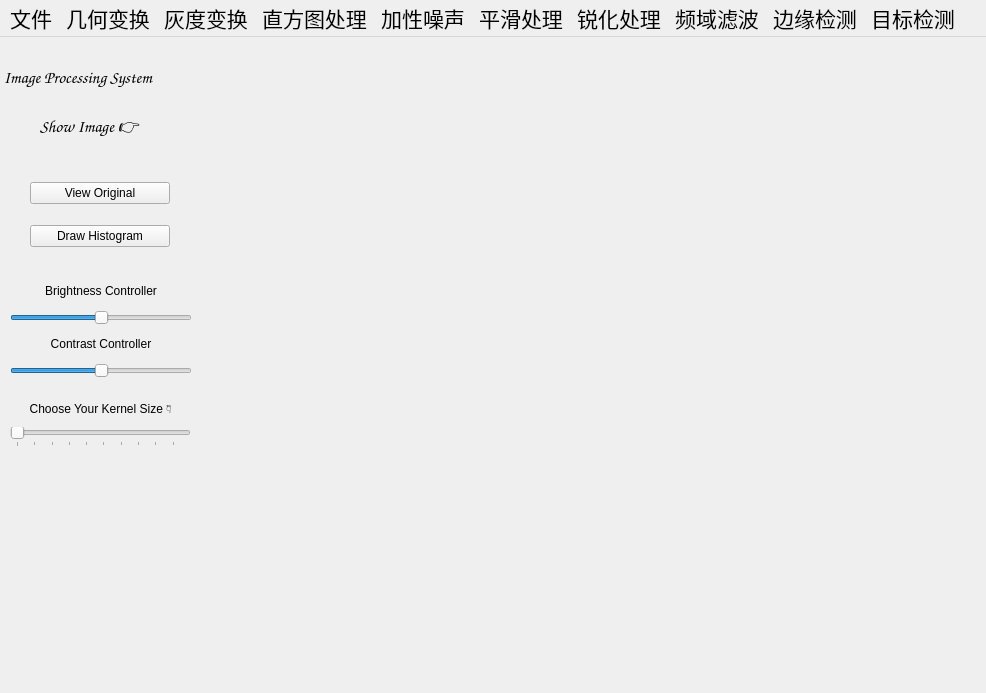
<?xml version="1.0" encoding="UTF-8"?>
<ui version="4.0">
 <class>MainWindow</class>
 <widget class="QMainWindow" name="MainWindow">
  <property name="geometry">
   <rect>
    <x>0</x>
    <y>0</y>
    <width>986</width>
    <height>693</height>
   </rect>
  </property>
  <property name="windowTitle">
   <string>Image Processing</string>
  </property>
  <property name="autoFillBackground">
   <bool>true</bool>
  </property>
  <widget class="QWidget" name="centralwidget">
   <widget class="QLabel" name="word1">
    <property name="geometry">
     <rect>
      <x>0</x>
      <y>20</y>
      <width>201</width>
      <height>41</height>
     </rect>
    </property>
    <property name="font">
     <font>
      <family>Zapfino</family>
      <pointsize>13</pointsize>
      <italic>true</italic>
     </font>
    </property>
    <property name="autoFillBackground">
     <bool>false</bool>
    </property>
    <property name="text">
     <string> Image Processing System</string>
    </property>
   </widget>
   <widget class="QLabel" name="word2">
    <property name="geometry">
     <rect>
      <x>40</x>
      <y>50</y>
      <width>121</width>
      <height>81</height>
     </rect>
    </property>
    <property name="font">
     <font>
      <family>Zapfino</family>
      <pointsize>13</pointsize>
      <italic>true</italic>
     </font>
    </property>
    <property name="text">
     <string>Show Image 👉</string>
    </property>
   </widget>
   <widget class="ImageView" name="imageView">
    <property name="geometry">
     <rect>
      <x>200</x>
      <y>10</y>
      <width>780</width>
      <height>650</height>
     </rect>
    </property>
    <property name="autoFillBackground">
     <bool>true</bool>
    </property>
    <property name="styleSheet">
     <string notr="true">QGraphicsView {background:transparent}</string>
    </property>
    <property name="verticalScrollBarPolicy">
     <enum>Qt::ScrollBarAsNeeded</enum>
    </property>
    <property name="horizontalScrollBarPolicy">
     <enum>Qt::ScrollBarAsNeeded</enum>
    </property>
    <property name="sizeAdjustPolicy">
     <enum>QAbstractScrollArea::AdjustIgnored</enum>
    </property>
    <property name="dragMode">
     <enum>QGraphicsView::NoDrag</enum>
    </property>
    <property name="viewportUpdateMode">
     <enum>QGraphicsView::MinimalViewportUpdate</enum>
    </property>
   </widget>
   <widget class="QWidget" name="layoutWidget">
    <property name="geometry">
     <rect>
      <x>30</x>
      <y>130</y>
      <width>140</width>
      <height>96</height>
     </rect>
    </property>
    <layout class="QVBoxLayout" name="verticalLayout">
     <item>
      <widget class="QPushButton" name="viewOriginal">
       <property name="styleSheet">
        <string notr="true"/>
       </property>
       <property name="text">
        <string>View Original</string>
       </property>
      </widget>
     </item>
     <item>
      <widget class="QPushButton" name="drawHistogram">
       <property name="text">
        <string>Draw Histogram</string>
       </property>
      </widget>
     </item>
    </layout>
   </widget>
   <widget class="QWidget" name="layoutWidget">
    <property name="geometry">
     <rect>
      <x>10</x>
      <y>240</y>
      <width>182</width>
      <height>101</height>
     </rect>
    </property>
    <layout class="QVBoxLayout" name="verticalLayout_2">
     <item>
      <widget class="QLabel" name="brightness">
       <property name="text">
        <string>Brightness Controller</string>
       </property>
       <property name="alignment">
        <set>Qt::AlignCenter</set>
       </property>
      </widget>
     </item>
     <item>
      <widget class="QSlider" name="Cbrightness">
       <property name="minimum">
        <number>-255</number>
       </property>
       <property name="maximum">
        <number>255</number>
       </property>
       <property name="value">
        <number>0</number>
       </property>
       <property name="orientation">
        <enum>Qt::Horizontal</enum>
       </property>
      </widget>
     </item>
     <item>
      <widget class="QLabel" name="contrast">
       <property name="text">
        <string>Contrast Controller</string>
       </property>
       <property name="alignment">
        <set>Qt::AlignCenter</set>
       </property>
      </widget>
     </item>
     <item>
      <widget class="QSlider" name="Ccontrast">
       <property name="minimum">
        <number>-127</number>
       </property>
       <property name="maximum">
        <number>127</number>
       </property>
       <property name="value">
        <number>0</number>
       </property>
       <property name="orientation">
        <enum>Qt::Horizontal</enum>
       </property>
      </widget>
     </item>
    </layout>
   </widget>
   <widget class="QWidget" name="layoutWidget">
    <property name="geometry">
     <rect>
      <x>10</x>
      <y>360</y>
      <width>181</width>
      <height>50</height>
     </rect>
    </property>
    <layout class="QVBoxLayout" name="verticalLayout_3">
     <item>
      <widget class="QLabel" name="kernel_size">
       <property name="inputMethodHints">
        <set>Qt::ImhNone</set>
       </property>
       <property name="text">
        <string>Choose Your Kernel Size 👇</string>
       </property>
       <property name="alignment">
        <set>Qt::AlignCenter</set>
       </property>
       <property name="margin">
        <number>0</number>
       </property>
      </widget>
     </item>
     <item>
      <widget class="QSlider" name="slider">
       <property name="minimum">
        <number>3</number>
       </property>
       <property name="singleStep">
        <number>2</number>
       </property>
       <property name="tracking">
        <bool>true</bool>
       </property>
       <property name="orientation">
        <enum>Qt::Horizontal</enum>
       </property>
       <property name="tickPosition">
        <enum>QSlider::TicksBelow</enum>
       </property>
      </widget>
     </item>
    </layout>
   </widget>
   <zorder>layoutWidget</zorder>
   <zorder>layoutWidget</zorder>
   <zorder>word2</zorder>
   <zorder>word1</zorder>
   <zorder>imageView</zorder>
   <zorder>layoutWidget</zorder>
   <zorder>horizontalSlider</zorder>
   <zorder>label</zorder>
   <zorder>red</zorder>
   <zorder>red_slider</zorder>
   <zorder>green</zorder>
   <zorder>green_slider</zorder>
   <zorder>layoutWidget_2</zorder>
  </widget>
  <widget class="QMenuBar" name="menubar">
   <property name="geometry">
    <rect>
     <x>0</x>
     <y>0</y>
     <width>986</width>
     <height>28</height>
    </rect>
   </property>
   <property name="font">
    <font>
     <family>Kaiti SC</family>
     <pointsize>16</pointsize>
    </font>
   </property>
   <property name="tabletTracking">
    <bool>true</bool>
   </property>
   <property name="contextMenuPolicy">
    <enum>Qt::DefaultContextMenu</enum>
   </property>
   <property name="autoFillBackground">
    <bool>false</bool>
   </property>
   <property name="styleSheet">
    <string notr="true">border-image: url(:/image/images/weather.jpg)</string>
   </property>
   <property name="defaultUp">
    <bool>false</bool>
   </property>
   <property name="nativeMenuBar">
    <bool>false</bool>
   </property>
   <widget class="QMenu" name="geometry">
    <property name="mouseTracking">
     <bool>true</bool>
    </property>
    <property name="tabletTracking">
     <bool>true</bool>
    </property>
    <property name="contextMenuPolicy">
     <enum>Qt::DefaultContextMenu</enum>
    </property>
    <property name="title">
     <string>几何变换</string>
    </property>
    <addaction name="zoomIn"/>
    <addaction name="zoomOut"/>
    <addaction name="rotateL"/>
    <addaction name="rotateR"/>
    <addaction name="flipH"/>
    <addaction name="flipR"/>
   </widget>
   <widget class="QMenu" name="histogram">
    <property name="mouseTracking">
     <bool>true</bool>
    </property>
    <property name="tabletTracking">
     <bool>true</bool>
    </property>
    <property name="focusPolicy">
     <enum>Qt::ClickFocus</enum>
    </property>
    <property name="contextMenuPolicy">
     <enum>Qt::DefaultContextMenu</enum>
    </property>
    <property name="acceptDrops">
     <bool>true</bool>
    </property>
    <property name="tearOffEnabled">
     <bool>false</bool>
    </property>
    <property name="title">
     <string>直方图处理</string>
    </property>
    <property name="separatorsCollapsible">
     <bool>false</bool>
    </property>
    <addaction name="equalization"/>
    <addaction name="regulation"/>
   </widget>
   <widget class="QMenu" name="smooth">
    <property name="mouseTracking">
     <bool>true</bool>
    </property>
    <property name="tabletTracking">
     <bool>true</bool>
    </property>
    <property name="contextMenuPolicy">
     <enum>Qt::DefaultContextMenu</enum>
    </property>
    <property name="title">
     <string>平滑处理</string>
    </property>
    <addaction name="average"/>
    <addaction name="median"/>
    <addaction name="gaussian"/>
    <addaction name="bilateral"/>
   </widget>
   <widget class="QMenu" name="sharpen">
    <property name="title">
     <string>锐化处理</string>
    </property>
    <addaction name="sobel"/>
    <addaction name="robert"/>
    <addaction name="prewitt"/>
    <addaction name="laplacian"/>
    <addaction name="color"/>
   </widget>
   <widget class="QMenu" name="noise">
    <property name="title">
     <string>加性噪声</string>
    </property>
    <addaction name="gaussianN"/>
    <addaction name="impulseN"/>
    <addaction name="randomN"/>
   </widget>
   <widget class="QMenu" name="frequency">
    <property name="title">
     <string>频域滤波</string>
    </property>
    <addaction name="highpass"/>
    <addaction name="lowpass"/>
   </widget>
   <widget class="QMenu" name="file">
    <property name="mouseTracking">
     <bool>true</bool>
    </property>
    <property name="tabletTracking">
     <bool>true</bool>
    </property>
    <property name="contextMenuPolicy">
     <enum>Qt::DefaultContextMenu</enum>
    </property>
    <property name="autoFillBackground">
     <bool>false</bool>
    </property>
    <property name="tearOffEnabled">
     <bool>false</bool>
    </property>
    <property name="title">
     <string>文件</string>
    </property>
    <property name="separatorsCollapsible">
     <bool>false</bool>
    </property>
    <property name="toolTipsVisible">
     <bool>false</bool>
    </property>
    <addaction name="open"/>
    <addaction name="save"/>
    <addaction name="close"/>
    <addaction name="hide"/>
   </widget>
   <widget class="QMenu" name="edgeDetection">
    <property name="title">
     <string>边缘检测</string>
    </property>
    <addaction name="laplacianED"/>
    <addaction name="sobelED"/>
    <addaction name="cannyED"/>
   </widget>
   <widget class="QMenu" name="gray">
    <property name="enabled">
     <bool>true</bool>
    </property>
    <property name="font">
     <font>
      <family>SimSong</family>
      <pointsize>13</pointsize>
      <weight>50</weight>
      <bold>false</bold>
     </font>
    </property>
    <property name="mouseTracking">
     <bool>true</bool>
    </property>
    <property name="tabletTracking">
     <bool>true</bool>
    </property>
    <property name="focusPolicy">
     <enum>Qt::NoFocus</enum>
    </property>
    <property name="contextMenuPolicy">
     <enum>Qt::DefaultContextMenu</enum>
    </property>
    <property name="title">
     <string>灰度变换</string>
    </property>
    <addaction name="graying"/>
    <addaction name="reverse"/>
    <addaction name="binarization"/>
   </widget>
   <widget class="QMenu" name="targetDetection">
    <property name="title">
     <string>目标检测</string>
    </property>
    <addaction name="yolov5"/>
    <addaction name="face"/>
    <addaction name="segmentation"/>
   </widget>
   <addaction name="file"/>
   <addaction name="geometry"/>
   <addaction name="gray"/>
   <addaction name="histogram"/>
   <addaction name="noise"/>
   <addaction name="smooth"/>
   <addaction name="sharpen"/>
   <addaction name="frequency"/>
   <addaction name="edgeDetection"/>
   <addaction name="targetDetection"/>
  </widget>
  <action name="open">
   <property name="text">
    <string>打开</string>
   </property>
   <property name="shortcut">
    <string>Ctrl+O</string>
   </property>
  </action>
  <action name="save">
   <property name="text">
    <string>保存</string>
   </property>
   <property name="shortcut">
    <string>Ctrl+S</string>
   </property>
  </action>
  <action name="close">
   <property name="text">
    <string>关闭</string>
   </property>
   <property name="shortcut">
    <string>Ctrl+W</string>
   </property>
  </action>
  <action name="zoomIn">
   <property name="text">
    <string>放大</string>
   </property>
   <property name="shortcut">
    <string>Meta+I</string>
   </property>
  </action>
  <action name="zoomOut">
   <property name="text">
    <string>缩小</string>
   </property>
   <property name="shortcut">
    <string>Meta+O</string>
   </property>
  </action>
  <action name="rotateL">
   <property name="text">
    <string>向左旋转</string>
   </property>
   <property name="shortcut">
    <string>Ctrl+L</string>
   </property>
  </action>
  <action name="rotateR">
   <property name="text">
    <string>向右旋转</string>
   </property>
   <property name="shortcut">
    <string>Ctrl+R</string>
   </property>
  </action>
  <action name="equalization">
   <property name="text">
    <string>直方图均衡化</string>
   </property>
   <property name="autoRepeat">
    <bool>true</bool>
   </property>
  </action>
  <action name="regulation">
   <property name="text">
    <string>直方图规定化</string>
   </property>
   <property name="autoRepeat">
    <bool>true</bool>
   </property>
  </action>
  <action name="graying">
   <property name="text">
    <string>图像灰度化</string>
   </property>
   <property name="autoRepeat">
    <bool>true</bool>
   </property>
   <property name="visible">
    <bool>true</bool>
   </property>
   <property name="priority">
    <enum>QAction::LowPriority</enum>
   </property>
  </action>
  <action name="reverse">
   <property name="text">
    <string>图像反转</string>
   </property>
   <property name="autoRepeat">
    <bool>true</bool>
   </property>
   <property name="priority">
    <enum>QAction::LowPriority</enum>
   </property>
  </action>
  <action name="binarization">
   <property name="text">
    <string>图像二值化</string>
   </property>
   <property name="autoRepeat">
    <bool>true</bool>
   </property>
   <property name="priority">
    <enum>QAction::NormalPriority</enum>
   </property>
  </action>
  <action name="flipH">
   <property name="text">
    <string>水平翻转</string>
   </property>
  </action>
  <action name="flipR">
   <property name="text">
    <string>垂直翻转</string>
   </property>
  </action>
  <action name="average">
   <property name="text">
    <string>均值滤波</string>
   </property>
   <property name="autoRepeat">
    <bool>true</bool>
   </property>
  </action>
  <action name="median">
   <property name="text">
    <string>中值滤波</string>
   </property>
   <property name="autoRepeat">
    <bool>true</bool>
   </property>
  </action>
  <action name="gaussian">
   <property name="text">
    <string>高斯滤波</string>
   </property>
   <property name="autoRepeat">
    <bool>true</bool>
   </property>
  </action>
  <action name="gaussianN">
   <property name="text">
    <string>高斯噪声</string>
   </property>
  </action>
  <action name="impulseN">
   <property name="text">
    <string>椒盐噪声</string>
   </property>
  </action>
  <action name="randomN">
   <property name="text">
    <string>随机噪声</string>
   </property>
  </action>
  <action name="sobel">
   <property name="text">
    <string>sobel算子</string>
   </property>
  </action>
  <action name="robert">
   <property name="text">
    <string>robert算子</string>
   </property>
  </action>
  <action name="prewitt">
   <property name="text">
    <string>prewitt算子</string>
   </property>
  </action>
  <action name="laplacian">
   <property name="text">
    <string>laplacian算子</string>
   </property>
  </action>
  <action name="bilateral">
   <property name="text">
    <string>双边滤波</string>
   </property>
  </action>
  <action name="highpass">
   <property name="text">
    <string>高通滤波</string>
   </property>
  </action>
  <action name="lowpass">
   <property name="text">
    <string>低通滤波</string>
   </property>
  </action>
  <action name="laplacianED">
   <property name="text">
    <string>laplacian算子</string>
   </property>
  </action>
  <action name="sobelED">
   <property name="text">
    <string>sobel算子</string>
   </property>
  </action>
  <action name="cannyED">
   <property name="text">
    <string>canny算子</string>
   </property>
  </action>
  <action name="yolov5">
   <property name="text">
    <string>yolov5</string>
   </property>
  </action>
  <action name="face">
   <property name="text">
    <string>人脸检测</string>
   </property>
  </action>
  <action name="segmentation">
   <property name="text">
    <string>图像分割</string>
   </property>
  </action>
  <action name="hide">
   <property name="text">
    <string>隐藏</string>
   </property>
   <property name="shortcut">
    <string>Meta+H</string>
   </property>
  </action>
  <action name="color">
   <property name="text">
    <string>color</string>
   </property>
  </action>
 </widget>
 <customwidgets>
  <customwidget>
   <class>ImageView</class>
   <extends>QGraphicsView</extends>
   <header location="global">imageview</header>
  </customwidget>
 </customwidgets>
 <resources>
  <include location="res.qrc"/>
 </resources>
 <connections/>
</ui>
